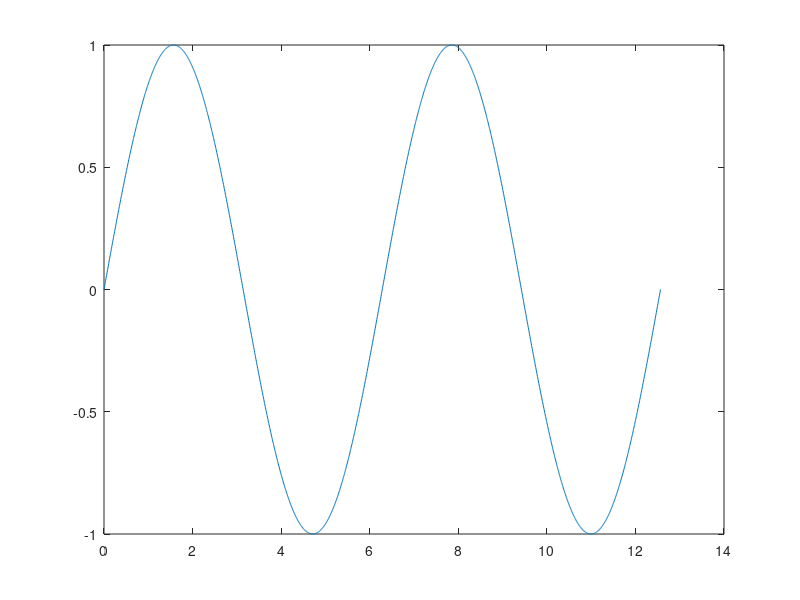

Write MATLAB code to recreate this figure. (Note: this script raises an error after producing the figure.)
x = linspace(0, 4, 2000);
figure;
pause('on');

for ii = 0:0.1:1.1
    y = sin((x + ii) * pi);
    plot((x + ii) * pi, y);
    title("Sine Wave at x = " + num2str(ii) + "pi~" + num2str(ii + 4) + "pi");
    xlabel('x');
    ylabel('sin(x)');
    xlim([0 + ii * pi (4 + ii) * pi]);
    drawnow; % see the doawing immediately
    pause(1);
end
